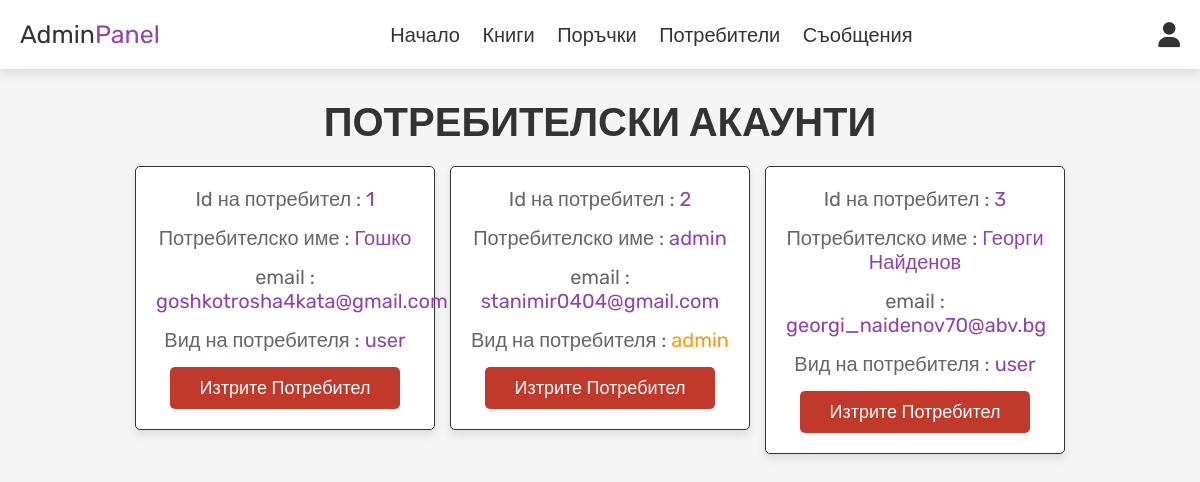
Screenshot of /admin_users.php (signed in) with the database file from the repository.
### tables this page shows
CREATE TABLE `users` (
  `id` int(100) NOT NULL,
  `name` varchar(100) NOT NULL,
  `email` varchar(100) NOT NULL,
  `password` varchar(100) NOT NULL,
  `user_type` varchar(20) NOT NULL DEFAULT 'user'
);

### admin_users.php (the view, shortened to what this page needs)
<?php
include 'config.php';
?>
<!DOCTYPE html>
<html lang="en">
<head>
   <link rel="stylesheet" href="https://cdnjs.cloudflare.com/ajax/libs/font-awesome/6.0.0/css/all.min.css">
   <link rel="stylesheet" href="css/admin_style.css">
</head>
<body>
<?php include 'admin_header.php'; ?>
<section class="users">
   <h1 class="title"> Потребителски акаунти </h1>
   <div class="box-container">
      <?php
         $select_users = mysqli_query($conn, "SELECT * FROM `users`") or die('query failed');
         while($fetch_users = mysqli_fetch_assoc($select_users)){
      ?>
      <div class="box">
         <p> Id на потребител : <span><?php echo $fetch_users['id']; ?></span> </p>
         <p> Потребителско име : <span><?php echo $fetch_users['name']; ?></span> </p>
         <p> email : <span><?php echo $fetch_users['email']; ?></span> </p>
         <p> Вид на потребителя : <span style="color:<?php if($fetch_users['user_type'] == 'admin'){ echo 'var(--orange)'; } ?>"><?php echo $fetch_users['user_type']; ?></span> </p>
         <a href="admin_users.php?delete=<?php echo $fetch_users['id']; ?>" onclick="return confirm('delete this user?');" class="delete-btn">Изтрите потребител</a>
      </div>
      <?php
         };
      ?>
   </div>
</section>
</body>
</html>

### css/admin_style.css (style rules this page uses)
:root { --purple:#8e44ad; --red:#c0392b; --orange:#f39c12; --black:#333; --white:#fff; --light-color:#666; --light-white:#ccc; --light-bg:#f5f5f5; --border:.1rem solid var(--black); --box-shadow:0 .5rem 1rem rgba(0,0,0,.1); }
* { font-family: 'Rubik', sans-serif; margin:0; padding:0; box-sizing: border-box; outline: none; border:none; text-decoration: none; transition:all .2s linear; }
html { font-size: 62.5%; overflow-x: hidden; }
body { background-color: var(--light-bg); }
section { padding:3rem 2rem; }
.title { text-align: center; margin-bottom: 2rem; text-transform: uppercase; color:var(--black); font-size: 4rem; }
.btn, .option-btn, .delete-btn, .white-btn { display: inline-block; margin-top: 1rem; padding:1rem 3rem; cursor: pointer; color:var(--white); font-size: 1.8rem; border-radius: .5rem; text-transform: capitalize; }
.delete-btn { background-color: var(--red); }
.users .box-container { display: grid; grid-template-columns: repeat(auto-fit, 30rem); justify-content: center; gap:1.5rem; max-width: 1200px; margin:0 auto; align-items: flex-start; }
.users .box-container .box { background-color: var(--white); padding:2rem; border:var(--border); box-shadow: var(--box-shadow); border-radius: .5rem; text-align: center; }
.users .box-container .box p { padding-bottom: 1.5rem; font-size: 2rem; color:var(--light-color); }
.users .box-container .box p span { color:var(--purple); }
.users .box-container .box .delete-btn { margin-top: 0; }

### rows the page displays
users: id "1", name "Гошко", email "goshkotrosha4kata@gmail.com", user_type "user"
users: id "2", name "admin", email "stanimir0404@gmail.com", user_type "admin"
users: id "3", name "Георги Найденов", email "georgi_naidenov70@abv.bg", user_type "user"
